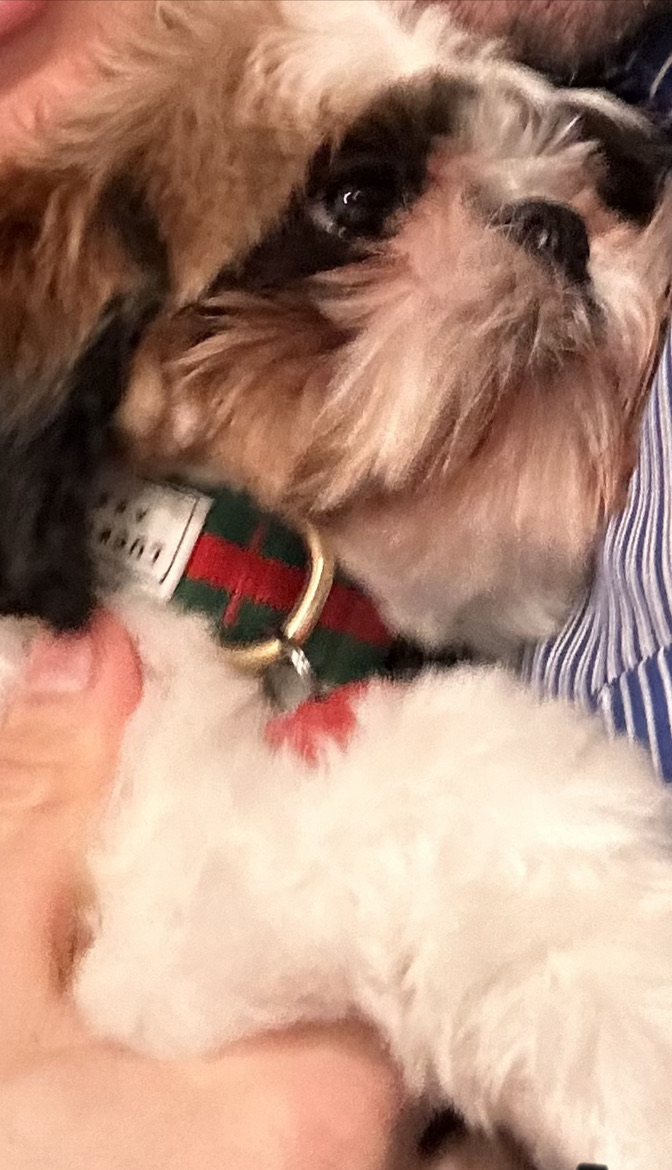
#> input picture image_manipulation_with_pillow/chicken.jpeg, 672 x 1170 px
$ jupyter execute pillow.ipynb
#> lines starting #> are read from the running program, lines starting #| are printed output that depends on the picture
[cell 1]
# !pip3 install --upgrade Pillow --quiet

[cell 2]
from PIL import Image, ImageDraw, ImageFont
import random
import os
from IPython.display import Image as ImageDisplayer # use alias to prevent mixup

### Original Image

[cell 3]
ImageDisplayer(filename='chicken.jpeg')

[cell 4]
# open the image file
image_path = os.path.join('.', 'chicken.jpeg')
image = Image.open(image_path)
#> image is the input picture: PIL image 672x1170 RGB; mean R, G, B 177.5, 140.3, 121.8

# define the font size and font type
font_size = 20
font_path = os.path.join('Fonts', 'consola.ttf')

# check if font file exists
if os.path.exists(font_path):
    font = ImageFont.truetype(font_path, font_size)
else:
    font = ImageFont.load_default()

# define the width and height of each character
char_width = 11
char_height = 19

# define the number of characters per row and column
num_chars_per_row = min((image.width // char_width), 126)
#> num_chars_per_row = 61
num_chars_per_col = min((image.height // char_height), 126)
#> num_chars_per_col = 61

## Version #1

[cell 5]
# create a new image with white background
new_image = Image.new("RGB", (image.width, image.height), "pink")
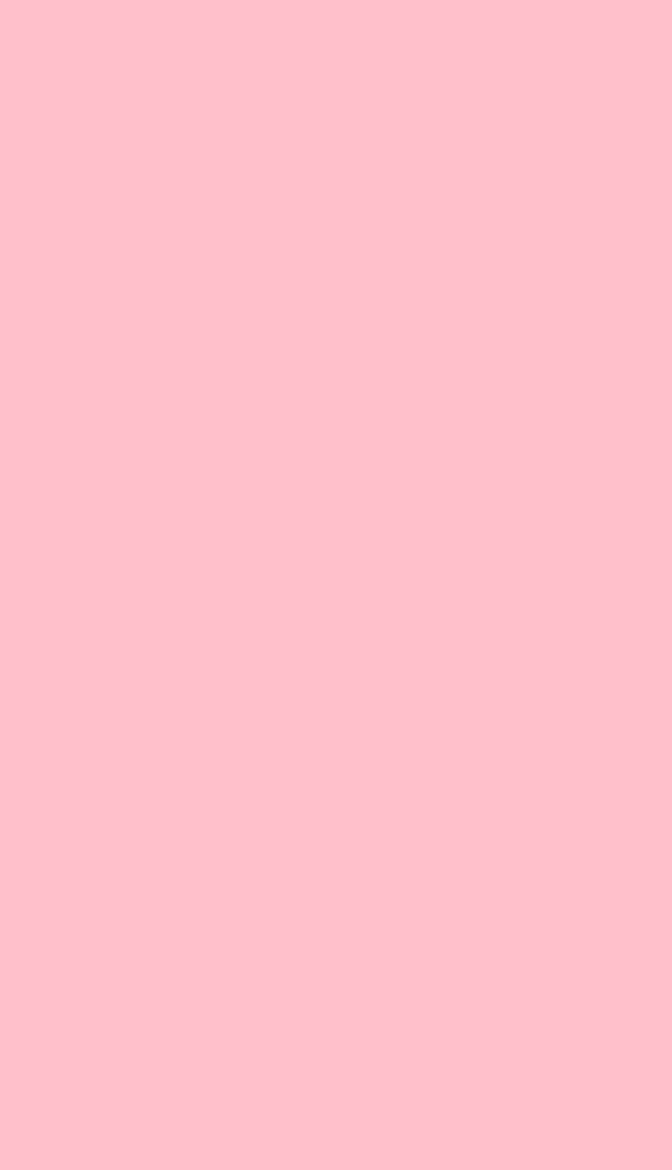
#> new_image: PIL image 672x1170 RGB; mean R, G, B 255, 192, 203

# draw random characters on the new image
draw = ImageDraw.Draw(new_image)
for row in range(num_chars_per_row):
    for col in range(num_chars_per_col):
        px = col * char_width
        py = row * char_height
        if px < image.width and py < image.height:
            color = image.getpixel((px, py))
            char = chr(random.randint(32, 126))
            draw.text((px, py),
                    char,
                    fill=color,
                    font=font)

# save the new image
new_image.save('chicken_in_text.jpeg')
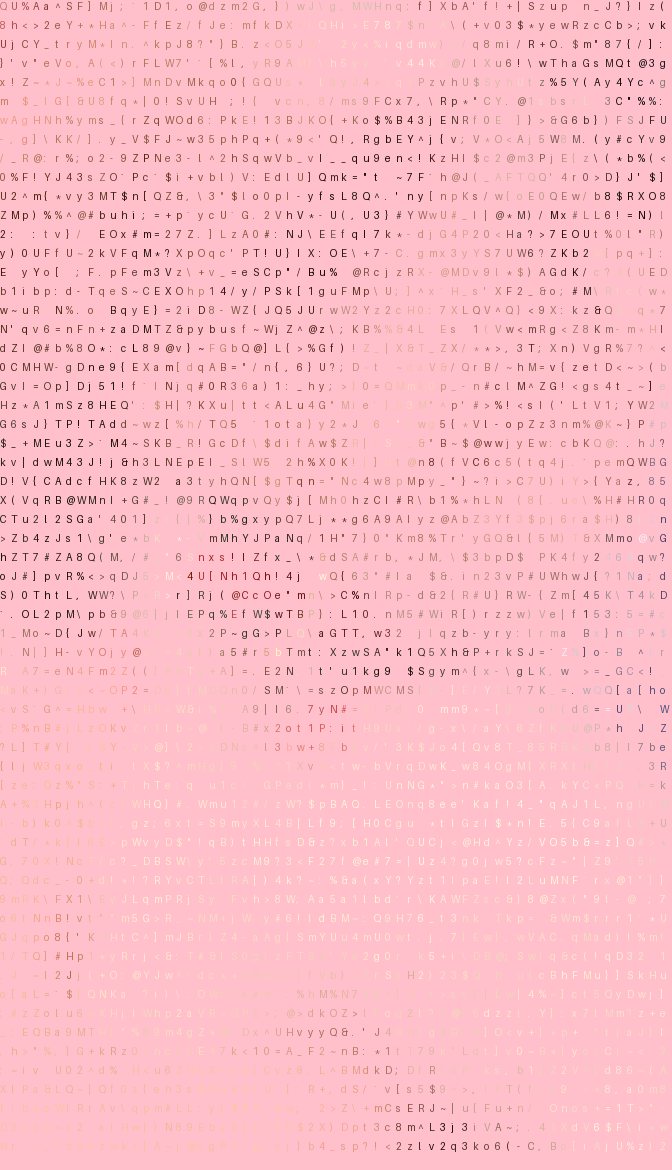
#> saved as chicken_in_text.jpeg: PIL image 672x1170 RGB; mean R, G, B 250.3, 188.8, 198.1

# display image
ImageDisplayer(filename='chicken_in_text.jpeg')

## Version #2

[cell 6]
# create a new image with black background
new_image = Image.new("RGB", (image.width, image.height), "black")
#> new_image: PIL image 672x1170 RGB; every value is 0

# Define a list of characters to use (from darkest to lightest)
chars = ['@', '#', 'S', '%', '?', '*', '+', ';', ':', ',', '.']

# draw random characters on the new image
draw = ImageDraw.Draw(new_image)
for row in range(num_chars_per_row):
    for col in range(num_chars_per_col):
        px = col * char_width
        py = row * char_height
        if px < image.width and py < image.height:
            color = image.getpixel((px, py))
            char = random.choice(chars)
            draw.text((px, py),
                    char,
                    fill=color,
                    font=font)

# save the new image
new_image.save('chicken_in_text2.jpeg')
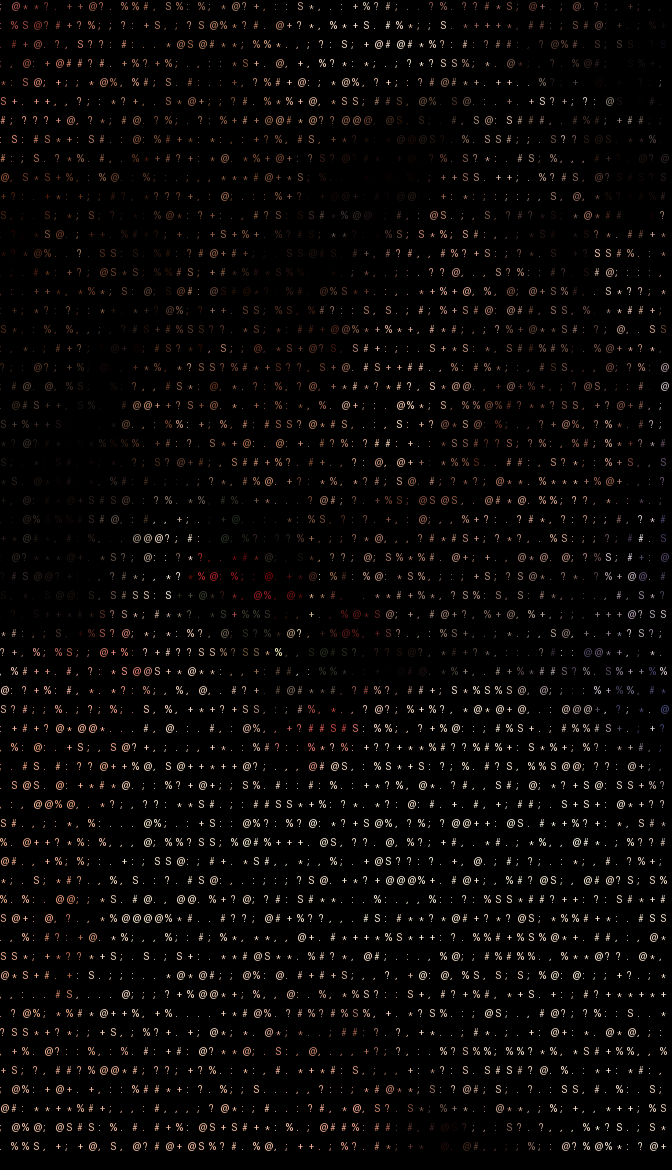
#> saved as chicken_in_text2.jpeg: PIL image 672x1170 RGB; mean R, G, B 8.2, 6.4, 5.6

# display image
ImageDisplayer(filename='chicken_in_text2.jpeg')

## Version #3

[cell 7]
def draw_image(chars=['.', ':', '@'], file_name='chicken.jpeg', font_size=20):
    """
    Generates a new image file where the original image is replaced by randomly selected characters.

    Parameters:
    -----------
    chars : list, optional
        List of characters to be used for drawing the new image. Default is ['.':, '@'].
    file_name : str, optional
        Name of the image file to be used as input. Default is 'chicken.jpeg'.
    font_size : int, optional
        Font size to be used for drawing characters on the new image. Default is 20.

    Returns:
    --------
    ImageDisplayer
        Object used to display the generated image.

    Raises:
    -------
    OSError
        If the font file specified in the function does not exist.
    """
#> called with file_name = 'chicken.jpeg', font_size = 20

    # open the image file
    image_path = os.path.join('.', f'{file_name}')
    image = Image.open(image_path)

    # define the font size and font type
    font_path = os.path.join('~/Library/Fonts/', 'Barracuda-regular.ttf')

    # check if font file exists otherwise set it to default font
    font = ImageFont.truetype(font_path, font_size) \
        if font_path else ImageFont.load_default()

    # define the width and height of each character
    char_width = 11
    char_height = 19

    # define the number of characters per row and column
    num_chars_per_row = min((image.width // char_width), 126)
#> num_chars_per_row = 61
    num_chars_per_col = min((image.height // char_height), 126)
#> num_chars_per_col = 61

    # create a new image with black background
    new_image = Image.new("RGB", (image.width, image.height), "black")

    # draw random characters on the new image
    draw = ImageDraw.Draw(new_image)
    for row in range(num_chars_per_row):
        for col in range(num_chars_per_col):
            px = col * char_width
            py = row * char_height
            if px < image.width and py < image.height:
                color = image.getpixel((px, py))
                char = random.choice(chars)
                draw.text((px, py),
                          char,
                          fill=color,
                          font=font)

    # save the new image
    new_image_file_name = f"{file_name.split('.')[0]}_in_{''.join(char for char in chars)}.jpeg"
    new_image.save(new_image_file_name)
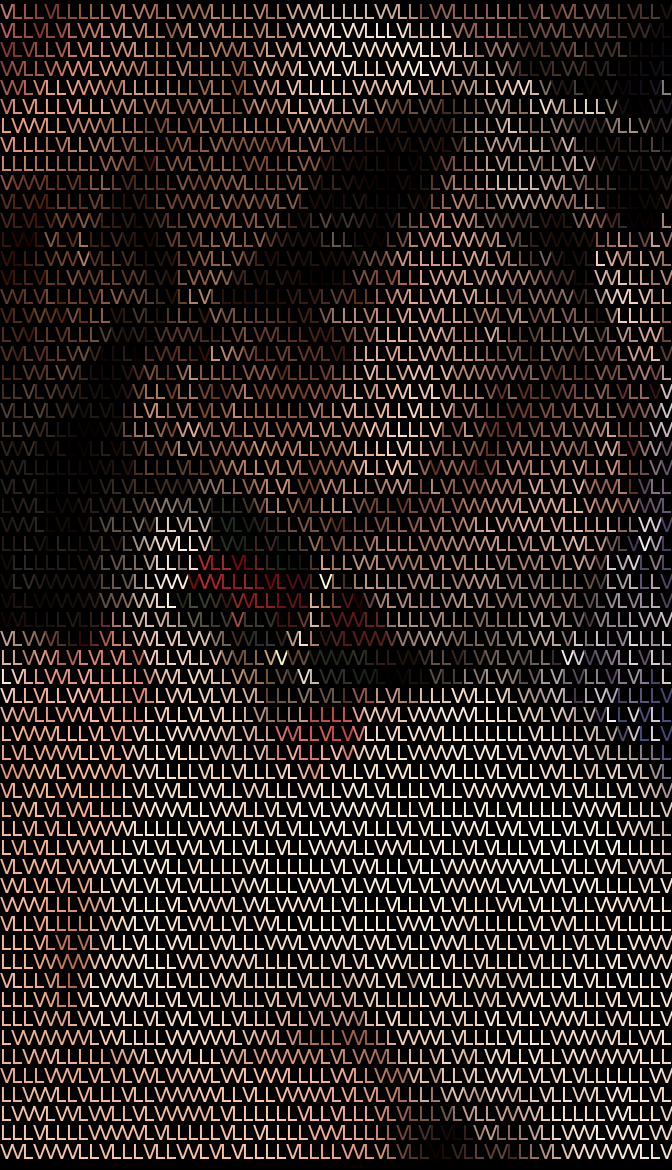
#> saved as chicken_in_LV.jpeg: PIL image 672x1170 RGB; mean R, G, B 41.9, 33, 28.6

    # display image
    return ImageDisplayer(filename=new_image_file_name)
